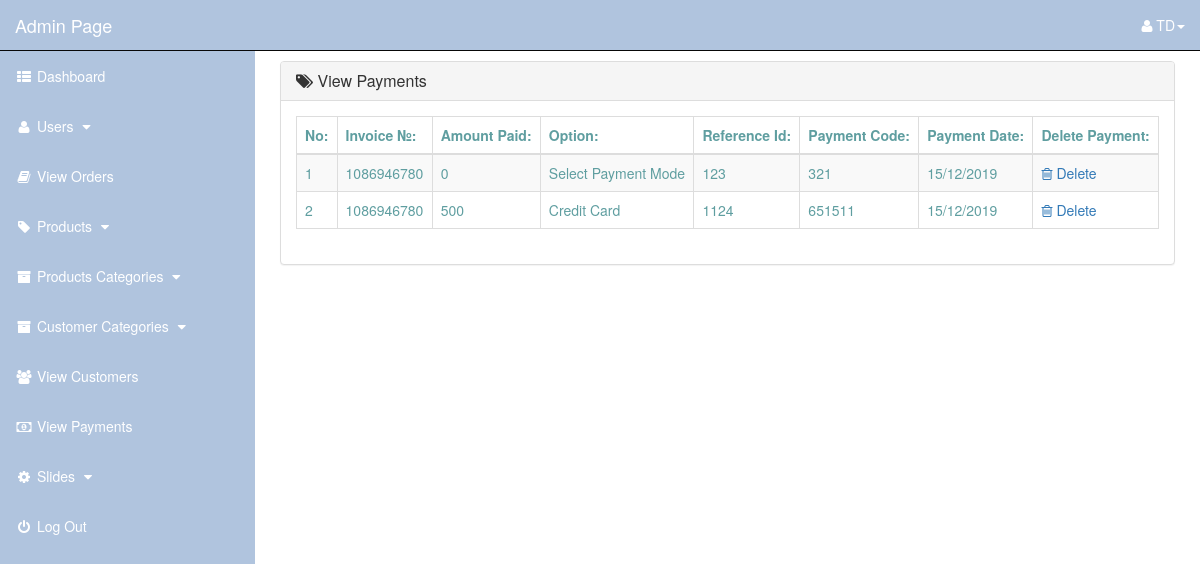
Before: /admin_area/index.php?view_payments (signed in) with the older database file.
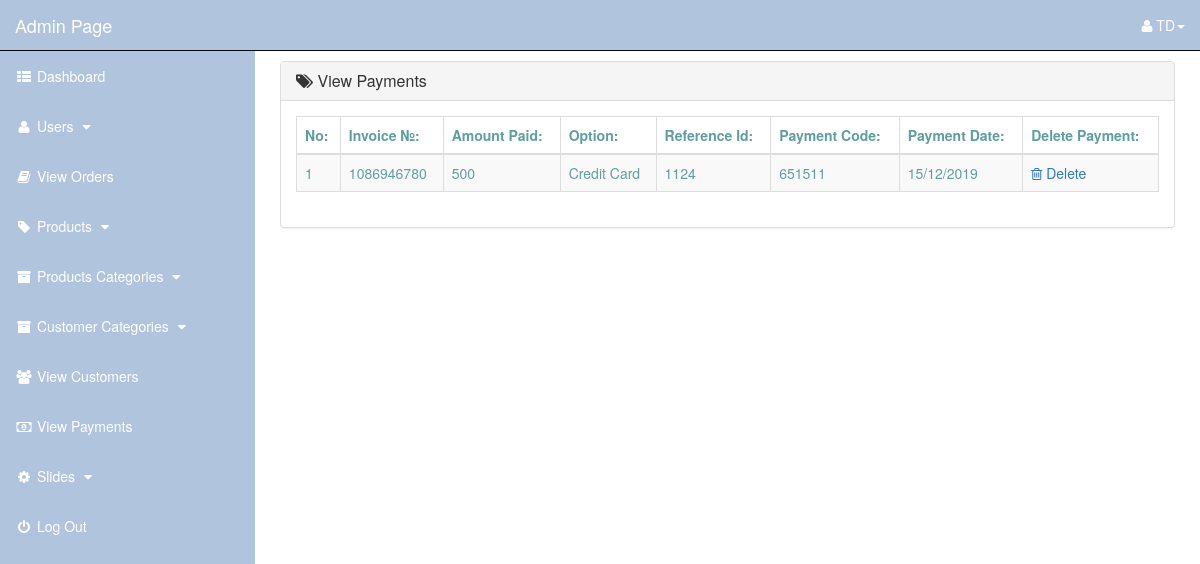
After: the same page with the newer database file.
### tables this page shows
CREATE TABLE `payments` (
  `payment_id` int(10) NOT NULL,
  `invoice_no` int(10) NOT NULL,
  `amount` int(10) NOT NULL,
  `payment_option` text NOT NULL,
  `ref_id` int(10) NOT NULL,
  `code` int(10) NOT NULL,
  `payment_date` text NOT NULL
);

### admin_area/view_payments.php (the view)
<?php
    if(!isset($_SESSION['admin_email'])){
        echo "<script>window.open('login.php','_self')</script>";
    }else{
?>
<div class="row">
    <div class="col-lg-12">
    </div>
</div>
<div class="row">
    <div class="col-lg-12">
        <div class="panel panel-default">
            <div class="panel-heading">
               <h3 class="panel-title">
                   <i class="fa fa-tags"></i>  View Payments
               </h3>
            </div>
            <div class="panel-body">
                <div class="table-responsive">
                    <table class="table table-striped table-bordered table-hover">
                        <thead>
                            <tr>
                                <th> No: </th>
                                <th> Invoice №: </th>
                                <th> Amount Paid: </th>
                                <th> Option: </th>
                                <th> Reference Id: </th>
                                <th> Payment Code: </th>
                                <th> Payment Date: </th>
                                <th> Delete Payment: </th>
                            </tr>
                        </thead>
                        <tbody>
                            <?php
                                $i=0;
                                $get_payments = "select * from payments";
                                $run_payments = mysqli_query($con,$get_payments);
                                while($row_payments=mysqli_fetch_array($run_payments)){
                                    $payment_id = $row_payments['payment_id'];
                                    $invoice_no = $row_payments['invoice_no'];
                                    $amount = $row_payments['amount'];
                                    $payment_option = $row_payments['payment_option'];
                                    $ref_id = $row_payments['ref_id'];
                                    $code = $row_payments['code'];
                                    $payment_date = $row_payments['payment_date'];
                                    $i++;
                            ?>
                            <tr>
                                <td> <?php echo $i; ?> </td>
                                <td> <?php echo $invoice_no; ?> </td>
                                <td> <?php echo $amount; ?></td>
                                <td> <?php echo $payment_option; ?> </td>
                                <td> <?php echo $ref_id; ?></td>
                                <td> <?php echo $code; ?> </td>
                                <td> <?php echo $payment_date; ?> </td>
                                <td>
                                     <a href="index.php?delete_payment=<?php echo $payment_id; ?>">
                                        <i class="fa fa-trash-o"></i> Delete
                                     </a>
                                </td>
                            </tr>
                            <?php } ?>
                        </tbody>
                    </table>
                </div>
            </div>
        </div>
    </div>
</div>
<?php } ?>

Changed rows visible on the page:
removed payments: invoice_no "1086946780", amount "0", payment_option "Select Payment Mode", ref "123", code "321", payment_date "15/12/2019"
